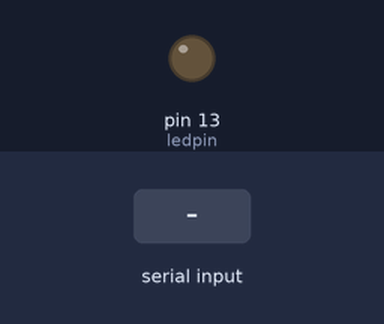
Bench run of a sketch on a simulated Arduino Uno, built with avr-gcc and run on an emulated ATmega328P. Shown: output pins drawn as LEDs (lit = HIGH). Inputs (shaded band) come from the test bench. What the sketch prints to the serial monitor is not drawn.

Above: at 1.2 s.
1.3 s: "R" received over Serial
At 1.7 s:
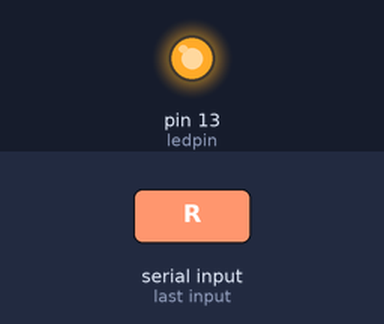
Timing chart, 0 to 4.3 s (numbered marks = the images above; inputs shaded):
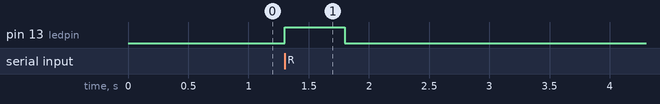

The sketch:

debug.ino
```cpp
int val;
int ledpin=13;

void setup() {
  // put your setup code here, to run once:
  Serial.begin(9600);
  pinMode(ledpin,OUTPUT);
}

void loop() {
  // put your main code here, to run repeatedly:
  val=Serial.read();
  if(val=='R')
  {
    digitalWrite(ledpin,HIGH);
    delay(500);
    digitalWrite(ledpin,LOW);
    delay(500);
    Serial.println("Success: code has been uploaded to controller");
  }
}
```

Measured:
- after the input at 1.3 s, pin 13 (ledpin): LOW → HIGH at once, → LOW 0.50 s later
